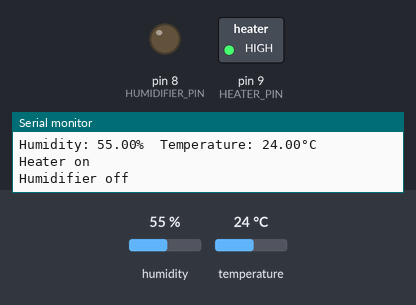
Simulated run of this sketch. Board: Arduino Uno, built with avr-gcc and run on an emulated ATmega328P. On the bench: switched loads named in the sketch (green lamp = pin HIGH), output pins drawn as LEDs (lit = HIGH), the last lines printed to the serial monitor. The test bench sets the inputs (shaded band); at power-on: humidity 55 %, temperature 24 °C.

Above: at 2.8 s.
2.9 s: humidity set to 51 %
5.6 s: humidity set to 48 %
At 6.9 s:
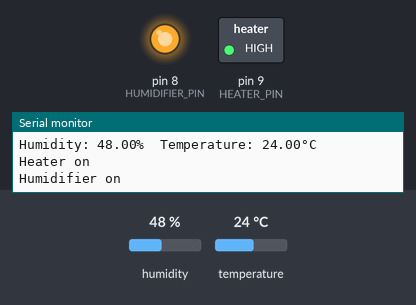
8.3 s: temperature set to 26 °C
At 10.6 s:
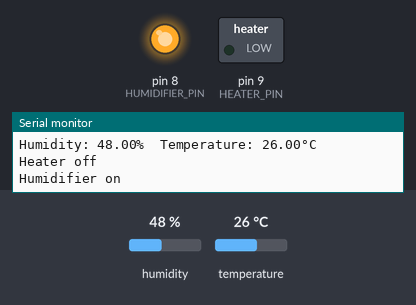
11.6 s: humidity set to 68 %
At 13.1 s:
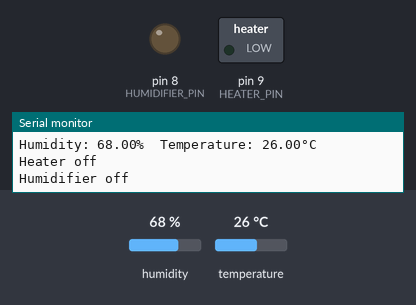
14.3 s: humidity set to 22 %
At 16.8 s:
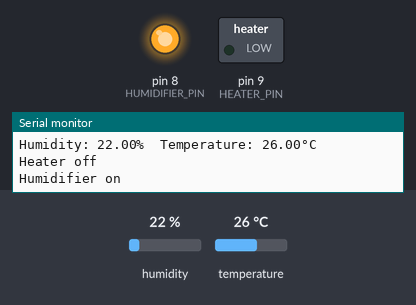
17.7 s: humidity set to 88 %
At 19.4 s:
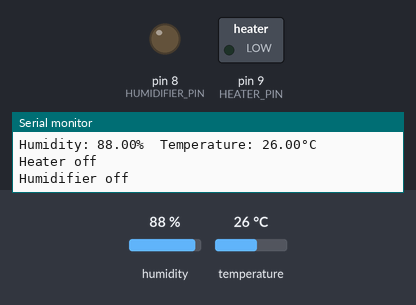
Timing chart, 0 to 20.9 s (numbered marks = the images above; inputs shaded):
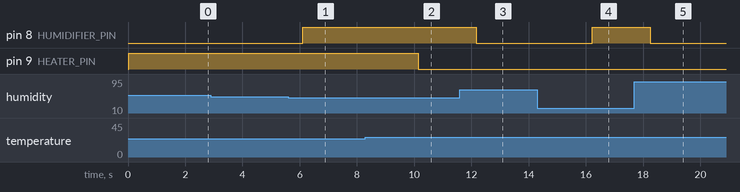

The sketch:

rough2.ino
```cpp
#include <DHT.h>

#define DHTPIN 2
#define DHTTYPE DHT11
#define HEATER_PIN 9
#define HUMIDIFIER_PIN 8

DHT dht(DHTPIN, DHTTYPE);

int setTemperature = 25; // set desired temperature in Celsius
int setHumidity = 50; // set desired humidity in percentage

void setup() {
  pinMode(HEATER_PIN, OUTPUT);
  pinMode(HUMIDIFIER_PIN, OUTPUT);
  Serial.begin(9600);
  dht.begin();
}

void loop() {
  float h = dht.readHumidity();
  float t = dht.readTemperature();

  if (isnan(h) || isnan(t)) {
    Serial.println("Failed to read from DHT sensor!");
    return;
  }

  if (t < setTemperature) {
    digitalWrite(HEATER_PIN, HIGH); // turn on heater
  } else {
    digitalWrite(HEATER_PIN, LOW); // turn off heater
  }

  if (h < setHumidity) {
    digitalWrite(HUMIDIFIER_PIN, HIGH); // turn on humidifier
  } else {
    digitalWrite(HUMIDIFIER_PIN, LOW); // turn off humidifier
  }

  Serial.print("Humidity: ");
  Serial.print(h);
  Serial.print("%\t");
  Serial.print("Temperature: ");
  Serial.print(t);
  Serial.println("°C");
  Serial.println(t < setTemperature ? "Heater on" : "Heater off");
  Serial.println(h < setHumidity ? "Humidifier on" : "Humidifier off");

  delay(2000);
}
```

Measured:
- the behaviour switches between 50 and 49 % on humidity (found by bisection; images 0 and 1)
- the behaviour switches between 24 and 25 °C on temperature (found by bisection; images 1 and 2)
- after the input at 5.6 s, pin 8 (HUMIDIFIER_PIN): LOW → HIGH after 0.50 s
- after the input at 8.3 s, pin 9 (HEATER_PIN): HIGH → LOW after 1.8 s
- after the input at 11.6 s, pin 8 (HUMIDIFIER_PIN): HIGH → LOW after 0.57 s
- after the input at 14.3 s, pin 8 (HUMIDIFIER_PIN): LOW → HIGH after 1.9 s
- after the input at 17.7 s, pin 8 (HUMIDIFIER_PIN): HIGH → LOW after 0.55 s
